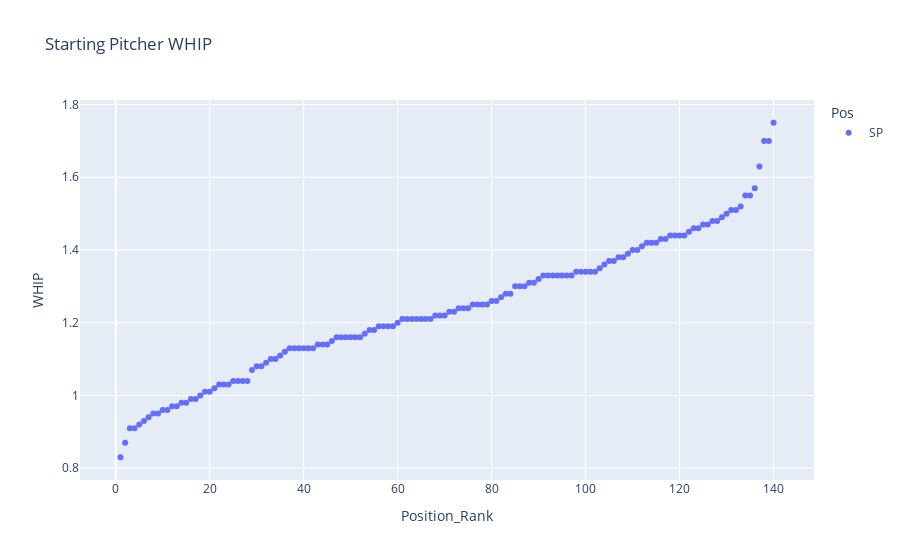

Source (notebook cell):
### Code cell
plot_pos_rank(starters_whips, stat='WHIP', title='Starting Pitcher WHIP', plot_filename='plots/starting_pitcher_whip.html')

### Figure 1 — Plotly figure (JSON) as saved in the notebook; plotly's stock layout.template omitted (floating-point values rounded to 4 significant figures; data arrays with more than 128 entries replaced by an {"elided": "..."} marker saying what was removed)
{"data": [{"customdata": {"elided": "140x1 str values"}, "hovertemplate": "Pos=SP<br>Position_Rank=%{x}<br>WHIP=%{y}<br>Name=%{customdata[0]}<extra></extra>", "legendgroup": "SP", "marker": {"color": "#636efa", "symbol": "circle"}, "mode": "markers", "name": "SP", "orientation": "v", "showlegend": true, "type": "scatter", "x": {"elided": "140 int values"}, "xaxis": "x", "y": {"elided": "140 float values"}, "yaxis": "y"}], "layout": {"legend": {"title": {"text": "Pos"}, "tracegroupgap": 0}, "title": {"text": "Starting Pitcher WHIP"}, "xaxis": {"anchor": "y", "domain": [0, 1], "title": {"text": "Position_Rank"}}, "yaxis": {"anchor": "x", "domain": [0, 1], "title": {"text": "WHIP"}}}}
